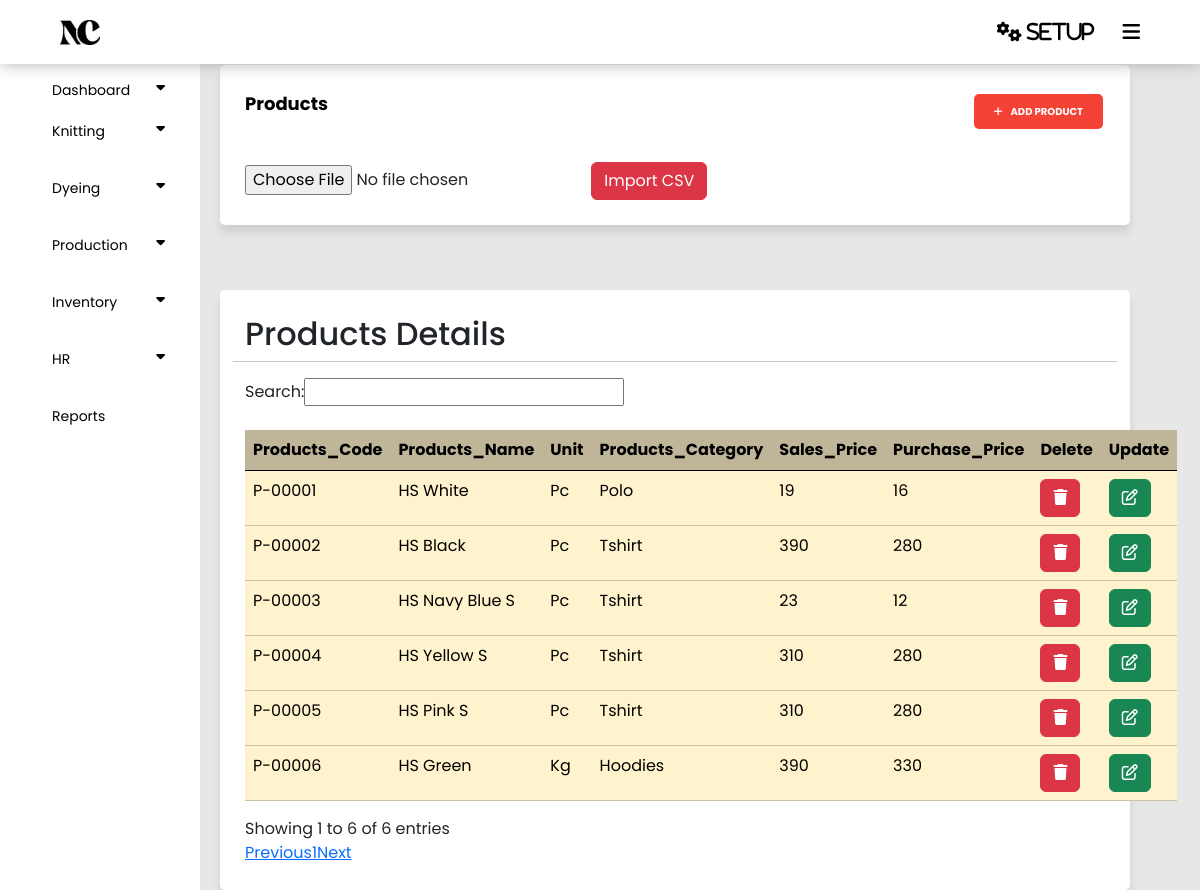
Page /panel/product.php on the earlier database version.
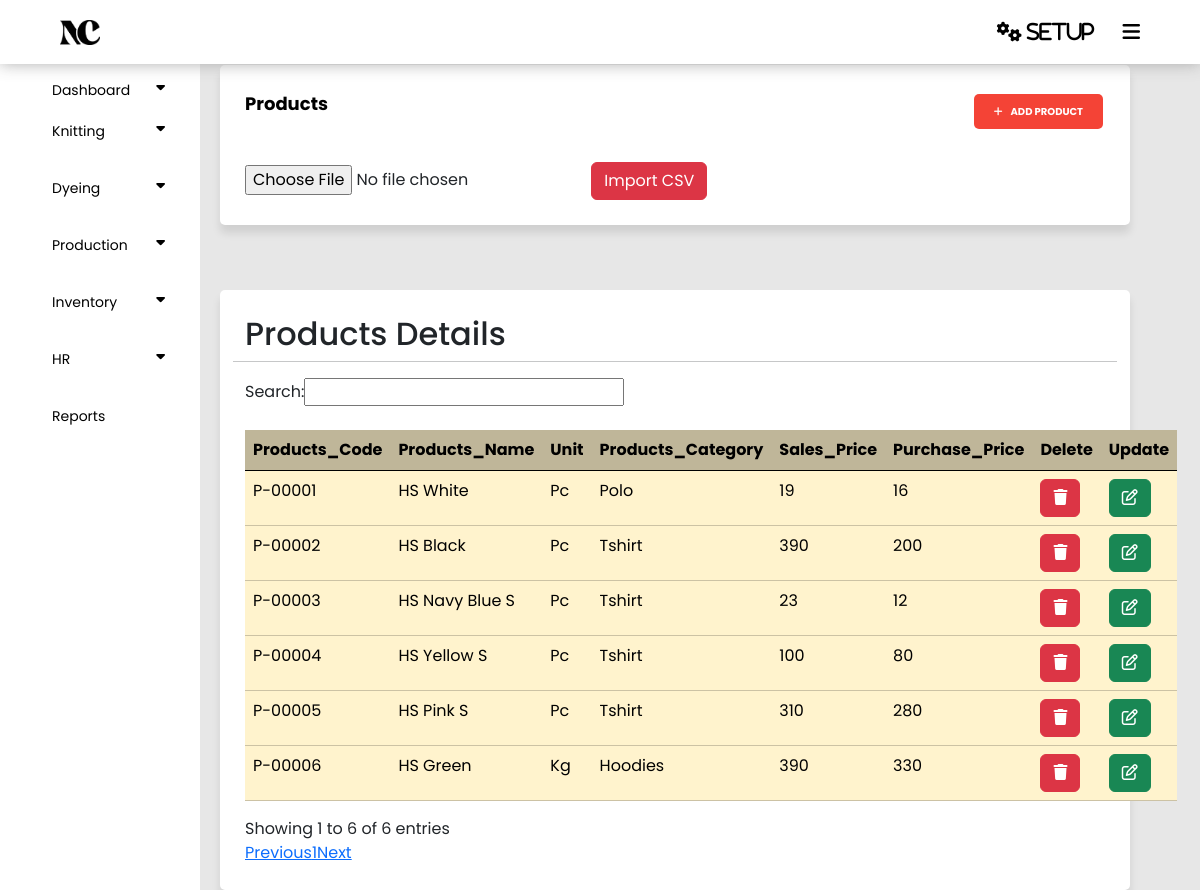
Same page on the later database version.
### tables this page shows
CREATE TABLE `products` (
  `Id` int(255) NOT NULL,
  `Code` varchar(255) NOT NULL,
  `Name` varchar(255) NOT NULL,
  `Measurement` varchar(255) NOT NULL,
  `Category` varchar(255) NOT NULL,
  `Sales_Price` int(11) NOT NULL,
  `Purchase_Price` int(255) NOT NULL,
  `Status` tinyint(255) NOT NULL DEFAULT 1
);

### panel/product.php (the view, shortened to what this page needs)
<?php
require('config.php');
require('index.php');
$fetch = "SELECT * FROM `products` WHERE status = 1";
$query = mysqli_query($connect , $fetch);
?>
<!DOCTYPE html>
<html lang="en">
<head>
    <link href="https://cdn.jsdelivr.net/npm/bootstrap@5.3.3/dist/css/bootstrap.min.css" rel="stylesheet">
    <link rel="stylesheet" type="text/css" href="style.css">
</head>
<body>
<section class="container">
    <div>
        <header>Products</header>
        <button type="button" onclick="location.href='product_form.php'" class="add_knittingcard_button" style="float: right;"><i class="fa fa-plus" aria-hidden="true"></i>Add Product</button>
    </div>
<br>
<br>
<br>
    <div>
    <div>
    <form action="import.php" method="post" enctype="multipart/form-data">
        <input type="file" name="file" id="file" accept=".csv">
        <button type="submit" class="btn btn-danger">Import CSV</button>
    </form>
</div>
    </div>
</section>
<section class="container">
                <div class="row justify-content-right">
                    <h2>Products Details</h2>
                <hr>
            <table class="table table-warning mt-4" id="example">
                <thead class="bg-warning p-2 text-dark bg-opacity-10" style="opacity: 75%;">
                    <tr>
                    <th scope="col">Products_Code</th>
                    <th scope="col">Products_Name</th>
                    <th scope="col">Unit</th>
                    <th scope="col">Products_Category</th>
                    <th scope="col">Sales_Price </th>
                    <th scope="col">Purchase_Price</th>
                    <th scope="col">Delete</th>
                    <th scope="col">Update</th>
                    </tr>
                </thead>
                <tbody>
                <?php while ($row = mysqli_fetch_assoc($query)) {
                     ?>
                    <tr>
                    <td><?php echo $row ['Code']?></td>
                    <td><?php echo $row ['Name']?></td>
                    <td><?php echo $row ['Measurement']?></td>
                    <td><?php echo $row ['Category']?></td>
                    <td><?php echo $row ['Sales_Price']?></td>
                    <td><?php echo $row ['Purchase_Price']?></td>
                    <td ><a href="Product_delete.php?Id=<?php echo $row ['Id'];?>" class="btn btn-danger"><i class="fa-solid fa-trash"></i></a></td>
                    <td ><a href="Product_update.php?Id=<?php echo $row ['Id'];?>" class="btn btn-success"><i class="fa-regular fa-pen-to-square"></i></a></td>
                </tr>
                <?php
                    }
                ?>
                </tbody>
            </table>
        </section>
</body>
</html>

Differences in the rows shown:
changed products "HS Black": Purchase_Price "280" → "200"
changed products "HS Yellow S": Sales_Price "310" → "100"; Purchase_Price "280" → "80"
